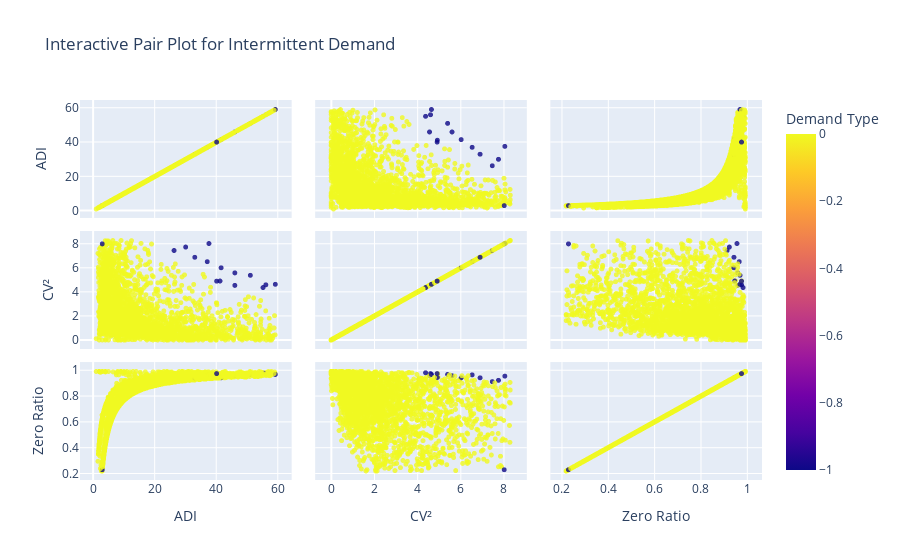

This figure's notebook cell:
### Code cell
fig = px.scatter_matrix(
    df_visual,
    # Liệt kê các cột muốn so sánh cặp
    dimensions=["ADI", "cv2", "zero_ratio"],
    color="demand_type_dbscan",
    title="Interactive Pair Plot for Intermittent Demand",
    labels={
        "ADI": "ADI",
        "cv2": "CV²",
        "zero_ratio": "Zero Ratio",
        "demand_type_dbscan": "Demand Type",
    },
)

# Tinh chỉnh marker như yêu cầu cũ
fig.update_traces(marker=dict(size=5, opacity=0.8))
fig.update_layout(legend_title_text="Demand Type")
print(name_mapping)
fig.show()

### Figure 1 — Plotly figure (JSON) as saved in the notebook; plotly's stock layout.template omitted (floating-point values rounded to 4 significant figures; data arrays with more than 128 entries replaced by an {"elided": "..."} marker saying what was removed)
{"data": [{"dimensions": [{"axis": {"matches": true}, "label": "ADI", "values": {"elided": "2984 float values"}}, {"axis": {"matches": true}, "label": "CV²", "values": {"elided": "2984 float values"}}, {"axis": {"matches": true}, "label": "Zero Ratio", "values": {"elided": "2984 float values"}}], "hovertemplate": "%{xaxis.title.text}=%{x}<br>%{yaxis.title.text}=%{y}<br>Demand Type=%{marker.color}<extra></extra>", "legendgroup": "", "marker": {"color": {"elided": "2984 int values"}, "coloraxis": "coloraxis", "opacity": 0.8, "size": 5, "symbol": "circle"}, "name": "", "showlegend": false, "type": "splom"}], "layout": {"coloraxis": {"colorbar": {"title": {"text": "Demand Type"}}, "colorscale": [[0, "#0d0887"], [0.1111, "#46039f"], [0.2222, "#7201a8"], [0.3333, "#9c179e"], [0.4444, "#bd3786"], [0.5556, "#d8576b"], [0.6667, "#ed7953"], [0.7778, "#fb9f3a"], [0.8889, "#fdca26"], [1, "#f0f921"]]}, "dragmode": "select", "legend": {"title": {"text": "Demand Type"}, "tracegroupgap": 0}, "title": {"text": "Interactive Pair Plot for Intermittent Demand"}}}
